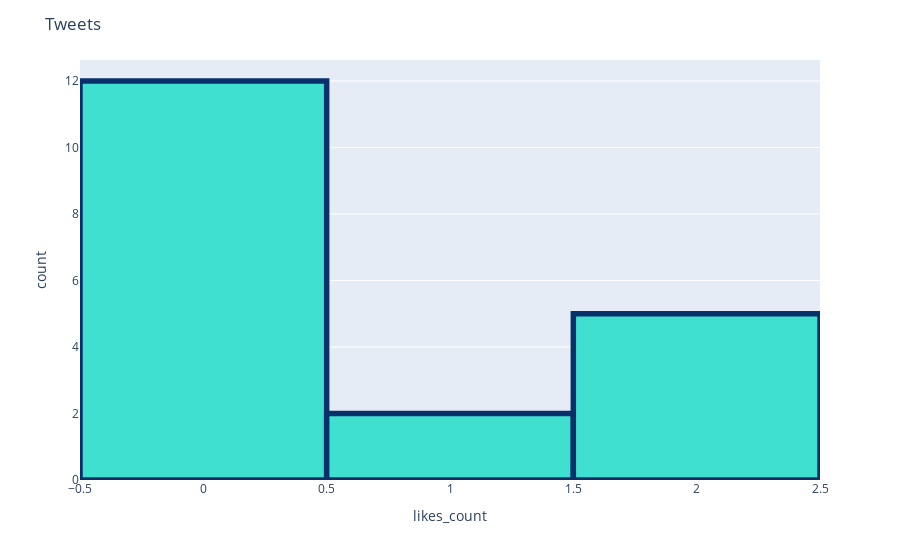

Notebook cell for this chart:
### Code cell
# Imports
import matplotlib.pyplot as plt
import seaborn as sns
color = sns.color_palette()
%matplotlib inline
import plotly.offline as py
py.init_notebook_mode(connected=True)
import plotly.graph_objs as go
import plotly.tools as tls
import plotly.express as px
# Product Scores
fig = px.histogram(biden_Test_debate_df, x="likes_count")
fig.update_traces(marker_color="turquoise",marker_line_color='rgb(8,48,107)',
                  marker_line_width=5.5)
fig.update_layout(title_text='Tweets')
fig.show()

### Figure 1 — Plotly figure (JSON) as saved in the notebook; plotly's stock layout.template omitted (floating-point values rounded to 4 significant figures)
{"data": [{"alignmentgroup": "True", "bingroup": "x", "hovertemplate": "likes_count=%{x}<br>count=%{y}<extra></extra>", "legendgroup": "", "marker": {"color": "turquoise", "line": {"color": "rgb(8,48,107)", "width": 5.5}}, "name": "", "offsetgroup": "", "orientation": "v", "showlegend": false, "type": "histogram", "x": [2, 0, 0, 0, 0, 0, 1, 0, 2, 0, 2, 0, 2, 0, 2, 1, 0, 0, 0], "xaxis": "x", "yaxis": "y"}], "layout": {"barmode": "relative", "legend": {"tracegroupgap": 0}, "margin": {"t": 60}, "title": {"text": "Tweets"}, "xaxis": {"anchor": "y", "domain": [0, 1], "title": {"text": "likes_count"}}, "yaxis": {"anchor": "x", "domain": [0, 1], "title": {"text": "count"}}}}
